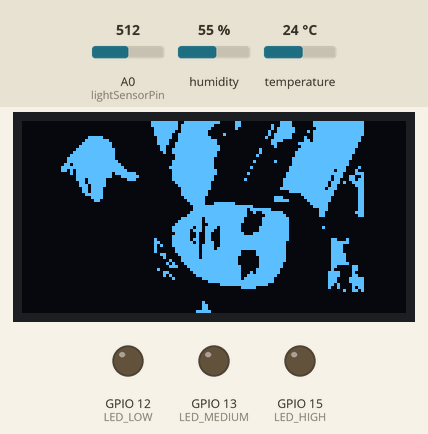
Simulated run of this sketch. Board: ESP8266 (NodeMCU). Parts: 128×64 one-colour display, output pins drawn as LEDs (lit = HIGH). The test bench sets the inputs (shaded band); at power-on: A0 (lightSensorPin) = 512, humidity 55 %, temperature 24 °C. WiFi joins after 1.5 s; servers stay silent unless stated; uploads are accepted with an empty reply; pins used as bus, display or sensor lines are not drawn; what the sketch prints to the serial monitor is not drawn.

Above: at 1.6 s.
At 21.7 s:
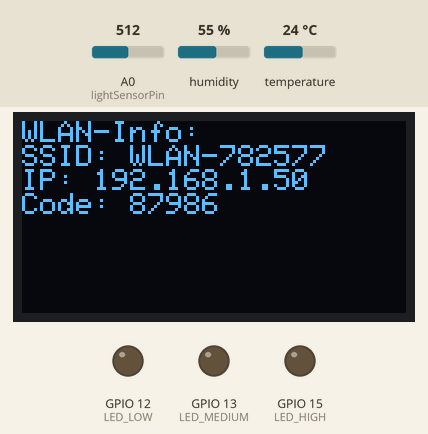
At 41.8 s:
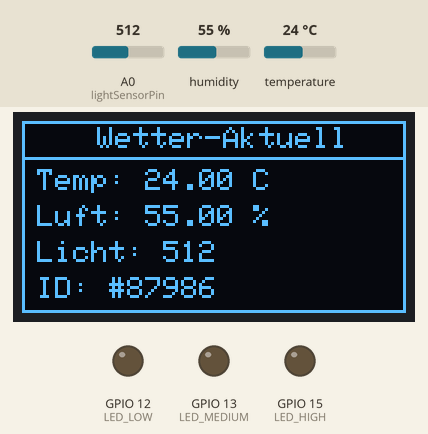
At 60.1 s:
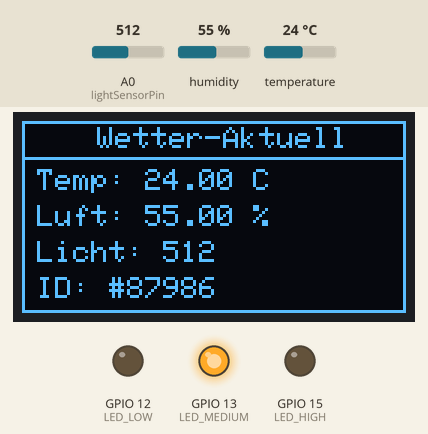
Timing chart, 0 to 61.6 s (numbered marks = the images above):
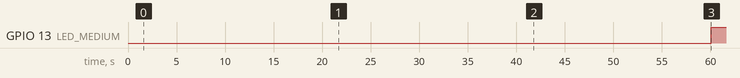

The sketch:

steiner_Proj3.ino
```cpp
#include <ESP8266WiFi.h>
#include <ESP8266HTTPClient.h>
#include <ESP8266WebServer.h>
#include <Adafruit_GFX.h>
#include <Adafruit_SSD1306.h>
#include <Wire.h>
#include "DHT.h"

// OLED Display settings
#define SCREEN_WIDTH 128
#define SCREEN_HEIGHT 64
#define OLED_RESET -1  // Reset pin # (or -1 if sharing Arduino reset pin)
Adafruit_SSD1306 display(SCREEN_WIDTH, SCREEN_HEIGHT, &Wire, OLED_RESET);

// WLAN-Einstellungen
const char* ssid = "WLAN-782577";       // Hier deinen WLAN-Namen eintragen
const char* password = "60025416322051135176"; // Hier dein WLAN-Passwort eintragen

// Webserver für Redirect
ESP8266WebServer server(80);

// Sensor-Pin
const int lightSensorPin = A0;    // Lichtsensor am analogen Pin A0

// DHT11-Einstellungen
#define DHT_TYPE DHT11 // DHT-Sensor DHT11
#define DHT_PIN 14 // GPIO14 als Datenpin des DHT-Sensors
#define DHT_POWER 16 // GPIO16 als Spannungsversorgung für den DHT-Sensor

// LED-Pins für Temperaturanzeige
#define LED_LOW 12    // LED für niedrige Temperatur - GPIO12
#define LED_MEDIUM 13 // LED für mittlere Temperatur - GPIO13
#define LED_HIGH 15   // LED für hohe Temperatur - GPIO15

// Temperatur-Schwellenwerte für LED-Anzeige
#define TEMP_LOW 15.0    // Unter diesem Wert leuchtet nur die niedrige Temperatur-LED
#define TEMP_MEDIUM 25.0 // Über diesem Wert leuchtet die hohe Temperatur-LED

DHT dht(DHT_PIN, DHT_TYPE); // DHT-Sensor erstellen

const long interval = 30000; // 30000ms = 30sec. Intervall der Datenerfassung
const int display_timeout = 20000; // 20 Sekunden für jede Anzeige

// Bitmap meines Gesichtes
const unsigned char epd_bitmap_bild [] PROGMEM = {
	0x00, 0x00, 0x00, 0x00, 0x00, 0x1f, 0xf3, 0xff, 0xc1, 0x80, 0x03, 0xc0, 0x7f, 0xff, 0xc0, 0x00,
	0x00, 0x00, 0x00, 0x00, 0x1f, 0xf7, 0xff, 0x01, 0x80, 0x13, 0xc0, 0x7f, 0xff, 0xc0, 0x00, 0x00,
	0x00, 0x00, 0x00, 0x0f, 0xf7, 0xfe, 0x01, 0x00, 0x17, 0xe0, 0x3f, 0xff, 0xc0, 0x00, 0x00, 0x00,
	0x00, 0x00, 0x0f, 0xe7, 0xfc, 0x00, 0x00, 0x27, 0xe1, 0x7f, 0xff, 0xc0, 0x00, 0x00, 0x00, 0x00,
	0x00, 0x0f, 0xcf, 0xfc, 0x10, 0x00, 0x2f, 0xc0, 0x7f, 0xff, 0xc0, 0x00, 0x00, 0x03, 0xe0, 0x00,
	0x07, 0xcf, 0xfe, 0x00, 0x00, 0x4f, 0xc2, 0x7f, 0xff, 0x80, 0x00, 0x00, 0x07, 0xf8, 0x00, 0x07,
	0x8f, 0xff, 0x80, 0x00, 0x1e, 0x03, 0x7f, 0xff, 0x80, 0x00, 0x00, 0x0f, 0xfc, 0x00, 0x07, 0x9f,
	0xff, 0x80, 0x00, 0x18, 0x0f, 0xff, 0xff, 0x00, 0x00, 0x00, 0x1f, 0xfc, 0x00, 0x03, 0x1f, 0xff,
	0xc0, 0x00, 0x08, 0x07, 0xff, 0xff, 0x00, 0x00, 0x00, 0x3f, 0xfe, 0x00, 0x03, 0x3f, 0xff, 0xc0,
	0x01, 0x00, 0x0f, 0xff, 0xfe, 0x00, 0x00, 0x00, 0x7f, 0xfe, 0x00, 0x01, 0x3f, 0xff, 0x80, 0x01,
	0x00, 0x1f, 0xff, 0xfe, 0x00, 0x00, 0x00, 0xff, 0xfe, 0x00, 0x00, 0x1f, 0xff, 0x80, 0x02, 0x00,
	0x1f, 0xff, 0xfc, 0x00, 0x00, 0x01, 0xff, 0xfe, 0x00, 0x00, 0x1f, 0xff, 0x00, 0x00, 0x00, 0x3f,
	0xff, 0xfc, 0x00, 0x00, 0x01, 0xff, 0xff, 0x00, 0x00, 0x3f, 0xff, 0x00, 0x04, 0x08, 0x3f, 0xff,
	0xf8, 0x00, 0x00, 0x03, 0x7f, 0xff, 0x80, 0x00, 0x3f, 0xff, 0x00, 0x00, 0x00, 0x3f, 0xff, 0xf8,
	0x00, 0x00, 0x07, 0xff, 0xff, 0xc0, 0x00, 0x7f, 0xff, 0x00, 0x08, 0x00, 0x7f, 0xff, 0xf0, 0x80,
	0x00, 0x06, 0xbf, 0xff, 0xe0, 0x00, 0x3f, 0xff, 0x80, 0x00, 0x00, 0x7f, 0xff, 0x71, 0x00, 0x00,
	0x00, 0xbf, 0xfd, 0xfc, 0x00, 0x3f, 0xff, 0x80, 0x10, 0x00, 0xff, 0xff, 0xe1, 0xc0, 0x00, 0x00,
	0x3f, 0xfc, 0x7e, 0x00, 0x3f, 0xff, 0x00, 0x00, 0x00, 0xff, 0xfe, 0xe6, 0x40, 0x00, 0x00, 0x3b,
	0xf0, 0x1c, 0x00, 0x3f, 0xff, 0x00, 0x20, 0x01, 0xff, 0xfe, 0xc6, 0xc0, 0x00, 0x00, 0x1b, 0xf0,
	0x00, 0x00, 0x1f, 0xfe, 0x00, 0x00, 0x01, 0xff, 0xfd, 0xd3, 0xc0, 0x00, 0x00, 0x1d, 0xf0, 0x00,
	0x00, 0x0f, 0xfe, 0x00, 0x00, 0x01, 0xff, 0xfd, 0x81, 0xc0, 0x00, 0x00, 0x0d, 0xe0, 0x00, 0x00,
	0x07, 0xfe, 0x00, 0x00, 0x03, 0xff, 0xfb, 0x80, 0xc0, 0x00, 0x00, 0x0d, 0xe0, 0x00, 0x00, 0x07,
	0xfc, 0x00, 0x00, 0x00, 0x7f, 0xff, 0x00, 0xc0, 0x00, 0x00, 0x07, 0xe0, 0x00, 0x00, 0x07, 0xfc,
	0x00, 0x00, 0x00, 0x07, 0xff, 0x00, 0xc0, 0x00, 0x00, 0x01, 0xe0, 0x00, 0x00, 0x03, 0xf8, 0x00,
	0x00, 0x0e, 0x03, 0xfe, 0x00, 0xc0, 0x00, 0x00, 0x00, 0xc0, 0x00, 0x00, 0x01, 0xf8, 0x00, 0x00,
	0x0f, 0x81, 0xfe, 0x00, 0xc0, 0x00, 0x00, 0x00, 0x00, 0x00, 0x00, 0x00, 0xf8, 0xfe, 0x00, 0x00,
	0x00, 0xfc, 0x00, 0xc0, 0x00, 0x00, 0x00, 0x00, 0x00, 0x00, 0x00, 0x7f, 0xff, 0xf8, 0x00, 0x00,
	0x7c, 0x00, 0xc0, 0x00, 0x00, 0x00, 0x00, 0x00, 0x00, 0x00, 0x7f, 0xff, 0xef, 0xe0, 0x00, 0x1c,
	0x00, 0xc0, 0x00, 0x00, 0x00, 0x00, 0x00, 0x00, 0x00, 0xff, 0xff, 0xe4, 0xfe, 0x00, 0x18, 0x01,
	0xc0, 0x00, 0x00, 0x00, 0x00, 0x00, 0x00, 0x01, 0xff, 0xff, 0xe0, 0x7f, 0x00, 0x18, 0x00, 0xc0,
	0x00, 0x00, 0x00, 0x00, 0x00, 0x00, 0x07, 0xf7, 0xff, 0xc0, 0xff, 0x80, 0x00, 0x00, 0x00, 0x00,
	0x00, 0x00, 0x00, 0x00, 0x00, 0x0f, 0xf7, 0xff, 0xc0, 0xff, 0x80, 0x00, 0x00, 0x00, 0x00, 0x00,
	0x00, 0x00, 0x00, 0x00, 0x1f, 0xf3, 0xff, 0x80, 0xff, 0x80, 0x00, 0x00, 0x00, 0x00, 0x00, 0x00,
	0x00, 0x00, 0x00, 0x3f, 0xb7, 0xbf, 0x81, 0xff, 0x80, 0x08, 0x00, 0x00, 0x00, 0x00, 0x00, 0x00,
	0x00, 0x00, 0x3f, 0x77, 0x3f, 0x81, 0xff, 0x80, 0x00, 0x00, 0x00, 0x00, 0x00, 0x00, 0x00, 0x00,
	0x00, 0x1f, 0x26, 0x3f, 0xc7, 0xff, 0x80, 0x00, 0x00, 0x00, 0x00, 0x00, 0x00, 0x00, 0x00, 0x00,
	0x3f, 0x26, 0x3f, 0xff, 0xff, 0x80, 0x00, 0x00, 0x00, 0x00, 0x00, 0x00, 0x00, 0x00, 0x08, 0x3f,
	0x66, 0x3f, 0xff, 0xff, 0x80, 0x01, 0x88, 0x00, 0x00, 0x00, 0x00, 0x00, 0x00, 0x0c, 0x3f, 0xa7,
	0x3f, 0xff, 0xff, 0x00, 0x01, 0xf8, 0x00, 0x00, 0x00, 0x00, 0x00, 0x00, 0x0a, 0x3f, 0xef, 0x3f,
	0xff, 0xff, 0x00, 0x01, 0xe0, 0x00, 0x00, 0x00, 0x00, 0x00, 0x00, 0x08, 0x1f, 0xef, 0x7f, 0xff,
	0xff, 0x00, 0x01, 0xe0, 0x00, 0x00, 0x00, 0x00, 0x00, 0x00, 0x08, 0x1f, 0xef, 0xff, 0x83, 0xff,
	0x00, 0x01, 0xe0, 0x00, 0x00, 0x00, 0x00, 0x00, 0x00, 0x03, 0x0f, 0xef, 0xff, 0x83, 0xff, 0x00,
	0x01, 0xf0, 0x00, 0x00, 0x00, 0x00, 0x00, 0x00, 0x01, 0x07, 0xef, 0xff, 0x01, 0xff, 0x00, 0x01,
	0xf0, 0x00, 0x00, 0x00, 0x00, 0x00, 0x00, 0x00, 0x47, 0xff, 0xff, 0x01, 0xff, 0x00, 0x01, 0xf0,
	0x00, 0x00, 0x00, 0x00, 0x00, 0x00, 0x00, 0xa3, 0xff, 0xff, 0x01, 0xfe, 0x00, 0x01, 0xf8, 0x00,
	0x00, 0x00, 0x00, 0x00, 0x00, 0x00, 0x71, 0xff, 0xff, 0x81, 0xfe, 0x00, 0x01, 0x83, 0x00, 0x00,
	0x00, 0x00, 0x00, 0x00, 0x04, 0x00, 0xff, 0xff, 0x83, 0xfc, 0x00, 0x01, 0x03, 0x00, 0x00, 0x00,
	0x00, 0x00, 0x00, 0x01, 0x80, 0x7f, 0xff, 0x8b, 0xfc, 0x00, 0x03, 0xc2, 0x00, 0x00, 0x00, 0x00,
	0x00, 0x00, 0x01, 0x40, 0x3f, 0xff, 0x9f, 0xf8, 0x00, 0x03, 0xc3, 0x00, 0x00, 0x00, 0x00, 0x00,
	0x00, 0x00, 0x20, 0x0f, 0xff, 0xbf, 0xf0, 0x00, 0x03, 0x87, 0xc0, 0x00, 0x00, 0x00, 0x00, 0x00,
	0x00, 0x00, 0x03, 0xff, 0xff, 0xf0, 0x00, 0x03, 0x87, 0xc0, 0x00, 0x00, 0x00, 0x00, 0x00, 0x00,
	0x00, 0x00, 0x3f, 0xff, 0xc0, 0x00, 0x03, 0x43, 0xc0, 0x00, 0x00, 0x00, 0x00, 0x00, 0x00, 0x00,
	0x00, 0x00, 0x7c, 0x00, 0x00, 0x02, 0x42, 0xc0, 0x00, 0x00, 0x00, 0x00, 0x00, 0x00, 0x00, 0x00,
	0x00, 0x00, 0x00, 0x00, 0x00, 0x13, 0x40, 0x00, 0x00, 0x00, 0x00, 0x00, 0x00, 0x00, 0x00, 0x00,
	0x00, 0x00, 0x00, 0x00, 0x00, 0x00, 0x00, 0x00, 0x00, 0x00, 0x00, 0x00, 0x00, 0x00, 0x00, 0x00,
	0x00, 0x00, 0x00, 0x00, 0x00, 0x00, 0x00, 0x00, 0x00, 0x00, 0x00, 0x00, 0x00, 0x00, 0x00, 0x00,
	0x00, 0x00, 0x00, 0x00, 0x00, 0x00, 0x00, 0x00, 0x00, 0x00, 0x00, 0x08, 0x00, 0x00, 0x00, 0x00,
	0x00, 0x00, 0x00, 0x00, 0x00, 0x00, 0x00, 0x00, 0x00, 0x00, 0x0c, 0x00, 0x00, 0x00, 0x00, 0x00,
	0x00, 0x00, 0x00, 0x00, 0x00, 0x00, 0x00, 0x00, 0x00, 0x0c, 0x00, 0x00, 0x00, 0x00, 0x00, 0x00,
	0x00, 0x00, 0x00, 0x00, 0x00, 0x00, 0x00, 0x00, 0x3e, 0x00, 0x00, 0x00, 0x00, 0x00, 0x00, 0x00
};

// Optimierte Hash-Funktion zur Generierung eines 6-stelligen Codes aus der MAC-Adresse
uint32_t customHash(String macAddress) {
    uint32_t hash = 0;
    for (char c : macAddress) {
        hash = (hash * 31) + c; // Einfachere Hash-Berechnung mit range-based for loop
    }
    return hash % 1000000; // Auf 6-stellige Zahl begrenzen
}

String generateDeviceCode(String macAddress) {
    uint32_t code = customHash(macAddress); // Verwende die eigene Hash-Funktion
    return String(code);
}

// Variablen für die Display-Status-Steuerung
enum DisplayState {
  FACE,
  WIFI_INFO,
  WEATHER_DATA,
  DONE
};

DisplayState currentState = FACE;
unsigned long stateStartTime = 0;
boolean displaySequenceCompleted = false;

void setup() {
    Serial.begin(115200);

    // OLED-Display initialisieren
    if(!display.begin(SSD1306_SWITCHCAPVCC, 0x3C)) { // Address 0x3C for 128x64
        Serial.println(F("SSD1306 allocation failed"));
        for(;;); // Don't proceed, loop forever
    }
    display.clearDisplay();

    // Mit WLAN verbinden (Stationsmodus)
    WiFi.mode(WIFI_STA);
    WiFi.begin(ssid, password);

    Serial.print("Verbinde mit WLAN");
    while (WiFi.status() != WL_CONNECTED) {
        delay(500);
        Serial.print(".");
    }

    Serial.println("\nVerbunden mit WLAN!");
    Serial.print("IP-Adresse: ");
    Serial.println(WiFi.localIP());

    // MAC-Adresse abrufen
    String macAddress = WiFi.macAddress();

    // Einmaligen Code generieren
    String deviceCode = generateDeviceCode(macAddress);

    // Code ausgeben
    Serial.print("MAC-Adresse: ");
    Serial.println(macAddress);
    Serial.print("Geraete-Code: ");
    Serial.println(deviceCode);

    // LED-Pins initialisieren
    pinMode(LED_LOW, OUTPUT);
    pinMode(LED_MEDIUM, OUTPUT);
    pinMode(LED_HIGH, OUTPUT);

    // Alle LEDs zunächst ausschalten
    digitalWrite(LED_LOW, LOW);
    digitalWrite(LED_MEDIUM, LOW);
    digitalWrite(LED_HIGH, LOW);

    pinMode(DHT_POWER, OUTPUT); // Spannungsversorgung für DHT-Baustein
    digitalWrite(DHT_POWER, HIGH); // GPIO16 dauerhaft auf HIGH setzen

    dht.begin(); // Initialisierung des DHT-Sensors

    // Webserver starten und Route für Redirect einrichten
    server.on("/", handleRedirect);
    server.begin();
    Serial.println("Webserver gestartet - Redirect zu http://3r6nuss.de:7456/index.php aktiv");

    // Erstes Display-State setzen und Timer starten
    stateStartTime = millis();
    showFace(); // Zuerst das Gesicht anzeigen
}

void loop() {
    unsigned long currentTime = millis();

    // Einfachere Statusüberprüfung mit Timeout
    if (!displaySequenceCompleted && currentTime - stateStartTime >= display_timeout) {
        // Fortschreiten in der Anzeigesequenz
        switch (currentState) {
            case FACE:
                currentState = WIFI_INFO;
                showWifiInfo();
                break;
            case WIFI_INFO:
                currentState = WEATHER_DATA;
                showWeatherData();
                break;
            case WEATHER_DATA:
                currentState = DONE;
                displaySequenceCompleted = true;
                Serial.println("Anzeigesequenz abgeschlossen.");
                break;
        }
        stateStartTime = currentTime;
    }

    // Regelmäßige Datenaktualisierung im WEATHER_DATA oder DONE Status
    if ((currentState == WEATHER_DATA || currentState == DONE) &&
        (currentTime % interval < 100)) { // Überprüft ob wir im interval-Zeitpunkt sind
        updateAndSendData();
        if (currentState == DONE) {
            showWeatherData();
        }
    }

    // Webserver-Client bearbeiten (wichtig für Redirect-Funktionalität)
    server.handleClient();

    delay(100);
}

// Zeigt das Gesicht auf dem OLED-Display an
void showFace() {
    display.clearDisplay();
    display.drawBitmap(0, 0, epd_bitmap_bild, 116, 64, SSD1306_WHITE);
    display.display();
    Serial.println("Zeige Gesicht für 20 Sekunden");
}

// Zeigt WLAN-Informationen auf dem Display an
void showWifiInfo() {
    display.clearDisplay();
    display.setTextSize(1);
    display.setTextColor(SSD1306_WHITE);
    display.setCursor(0, 0);

    // Kompaktere Darstellung mit weniger Leerzeilen
    display.println("WLAN-Info:");
    display.print("SSID: ");
    display.println(ssid);
    display.print("IP: ");
    display.println(WiFi.localIP());

    // Gerätecode direkt ohne MAC-Adresse zwischenzuspeichern
    display.print("Code: ");
    display.println(generateDeviceCode(WiFi.macAddress()));

    display.display();
    Serial.println("Zeige WLAN-Info für 20 Sekunden");
}

// Zeigt Wetterdaten auf dem Display an (mit persönlicher Note)
void showWeatherData() {
    display.clearDisplay();

    // Sensordaten in einer Operation lesen
    float h = dht.readHumidity();
    float t = dht.readTemperature();
    int lightLevel = analogRead(lightSensorPin);

    // Display-Layout effizienter gestalten mit weniger Zeilen
    display.drawRect(0, 0, SCREEN_WIDTH, SCREEN_HEIGHT, SSD1306_WHITE);
    display.setTextSize(1);
    display.setTextColor(SSD1306_WHITE);

    // Titel
    display.setCursor(25, 2);
    display.println("Wetter-Aktuell");
    display.drawLine(0, 12, SCREEN_WIDTH, 12, SSD1306_WHITE);

    // Daten in optimiertem Layout
    display.setCursor(5, 16);
    display.print("Temp: ");
    display.print(t);
    display.println(" C");

    display.setCursor(5, 28);
    display.print("Luft: ");
    display.print(h);
    display.println(" %");

    display.setCursor(5, 40);
    display.print("Licht: ");
    display.println(lightLevel);

    // Device-Code ohne temporäre Variable
    display.setCursor(5, 52);
    display.print("ID: #");
    display.println(generateDeviceCode(WiFi.macAddress()));

    display.display();
    Serial.println("Zeige Wetterdaten");
}

// Aktualisiert und sendet Daten an den Server
void updateAndSendData() {
    if (WiFi.status() != WL_CONNECTED) {
        Serial.println("WLAN-Verbindung verloren");
        return; // Frühes Zurückkehren, wenn keine Verbindung besteht
    }

    // Sensordaten lesen
    int lightLevel = analogRead(lightSensorPin);
    float h = dht.readHumidity();
    float t = dht.readTemperature();

    Serial.print("Helligkeit: ");
    Serial.println(lightLevel);

    if (isnan(h) || isnan(t)) {
        Serial.println("Fehler beim Lesen des DHT-Sensors");
        return; // Frühes Zurückkehren bei Sensorfehlern
    }

    Serial.println("Luftfeuchtigkeit: " + String(h) + " %");
    Serial.println("Temperatur: " + String(t) + " °C");
    Serial.println();

    // Aktualisiere die LED-Anzeige basierend auf der Temperatur
    updateTemperatureLEDs(t);

    // HTTP-Client und WiFiClient erstellen
    WiFiClient client;
    HTTPClient http;

    // Daten für die Anfrage vorbereiten
    String deviceCode = generateDeviceCode(WiFi.macAddress());
    String postData = "light_level=" + String(lightLevel) +
                     "&temperature=" + String(t) +
                     "&humidity=" + String(h) +
                     "&device_code=" + deviceCode +
                     "&esp_id=" + WiFi.macAddress();  // Direkte MAC-Adresse als esp_id

    // Verbindung zum Server herstellen und Daten senden
    Serial.println("Sende Daten an Server...");
    http.begin(client, "http://3r6nuss.de:7456/esp_server/sensor_data.php");
    http.addHeader("Content-Type", "application/x-www-form-urlencoded");
    int httpResponseCode = http.POST(postData);

    // Antwort verarbeiten
    if (httpResponseCode > 0) {
        Serial.print("HTTP Response Code: ");
        Serial.println(httpResponseCode);
        Serial.println("Antwort vom Server: " + http.getString());
    } else {
        Serial.print("Fehler bei der HTTP-Anfrage: ");
        Serial.println(httpResponseCode);
    }

    http.end(); // Verbindung schließen
}

// Aktualisiert die LED-Anzeige basierend auf der Temperatur
void updateTemperatureLEDs(float temperature) {
    // Alle LEDs zuerst ausschalten
    digitalWrite(LED_LOW, LOW);
    digitalWrite(LED_MEDIUM, LOW);
    digitalWrite(LED_HIGH, LOW);

    // Je nach Temperatur die entsprechende LED einschalten
    if (temperature < TEMP_LOW) {
        // Unter 15°C - nur LOW-LED leuchtet
        digitalWrite(LED_LOW, HIGH);
        Serial.println("LED: Niedrige Temperatur");
    } else if (temperature >= TEMP_LOW && temperature < TEMP_MEDIUM) {
        // Zwischen 15°C und 25°C - nur MEDIUM-LED leuchtet
        digitalWrite(LED_MEDIUM, HIGH);
        Serial.println("LED: Mittlere Temperatur");
    } else {
        // Über 25°C - nur HIGH-LED leuchtet
        digitalWrite(LED_HIGH, HIGH);
        Serial.println("LED: Hohe Temperatur");
    }
}

// Redirect-Funktion, um Benutzer zur Hauptwebseite umzuleiten
void handleRedirect() {
  server.sendHeader("Location", "http://3r6nuss.de:7456/index.php", true);
  server.send(302, "text/plain", "Redirecting to http://3r6nuss.de:7456/index.php");
}
```

Measured:
- by itself, GPIO 13 (LED_MEDIUM): LOW → HIGH at 60.1 s
- what the display in image 0 shows lasts 20.0 s, from 1.6 s to 21.6 s
